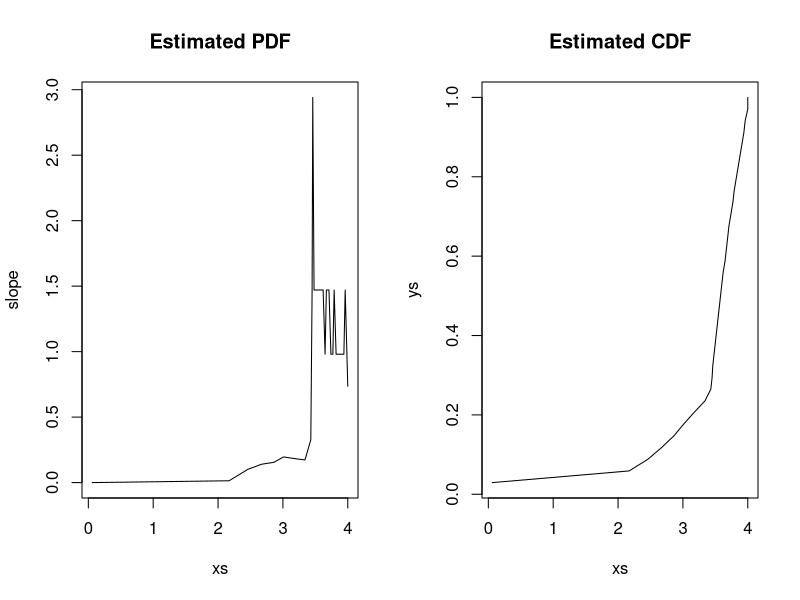
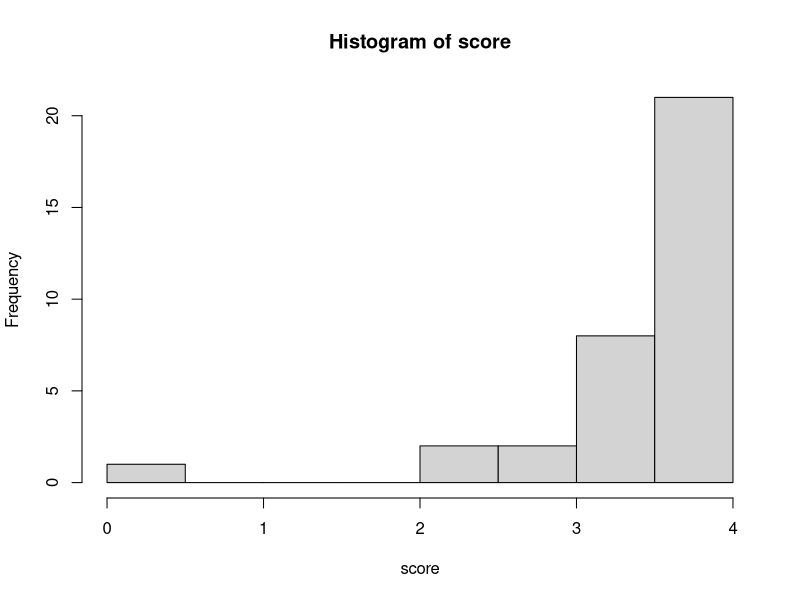

The R script that drew these images, in order: (Note: this script raises an error after producing the figures.)
score <- c(.06,2.17,2.46,2.67,2.86,3.01,3.17,3.34,3.43,3.45,
           3.46,3.48,3.5,3.52,3.54,3.56,3.58,3.6,3.62,3.65,3.67,3.69,
           3.71,3.74,3.77,3.79,3.82,3.85,3.88,3.91,3.94,3.96,4.0,4.0)
perc.ranks <- c(0,10,20,30,40,50,60,70,75,76,77,78,79,80,81,
                82,83,84,85,86,87,88,89,90,91,92,93,94,95,96,97,98,99,100)
fn <- ecdf(perc.ranks)
xs <- score
ys <- fn(perc.ranks)
slope <- rep(NA,length(xs))
for (i in 2:length(xs)) {
        slope[i] <- (ys[i]-ys[i-1])/(xs[i]-xs[i-1])
}
slope[1] <- 0
slope[length(xs)] <- slope[length(xs)-1]
par(mfrow=c(1,2))
plot(xs,slope,type="l",main="Estimated PDF")
plot(xs,ys,type="l",main="Estimated CDF")
dev.off()

hist(score)
fit1 <- fitdistr(score,densfun="beta") 
Q=fit1$estimate[1]
R=fit1$estimate[2]
# goodness of fit test
ks.test(score, "pbeta",shape=Q,rate=R) # p-value > 0.05 -> distribution not refused
# plot a graph
hist(score, freq = FALSE, breaks = 30, xlim = c(0, quantile(score, 0.99)),main="Dresses",xlab="Quantity")
curve(dgamma(x, shape=Q,rate =R), col = "red", add = TRUE)

x <- seq(0,4,length=100)
hx <- dstable(x, alpha=0.5, beta=0.75, gamma=1, delta=3.2)
plot(x,hx,type="l",lty=2,lwd=2)
??dstable
